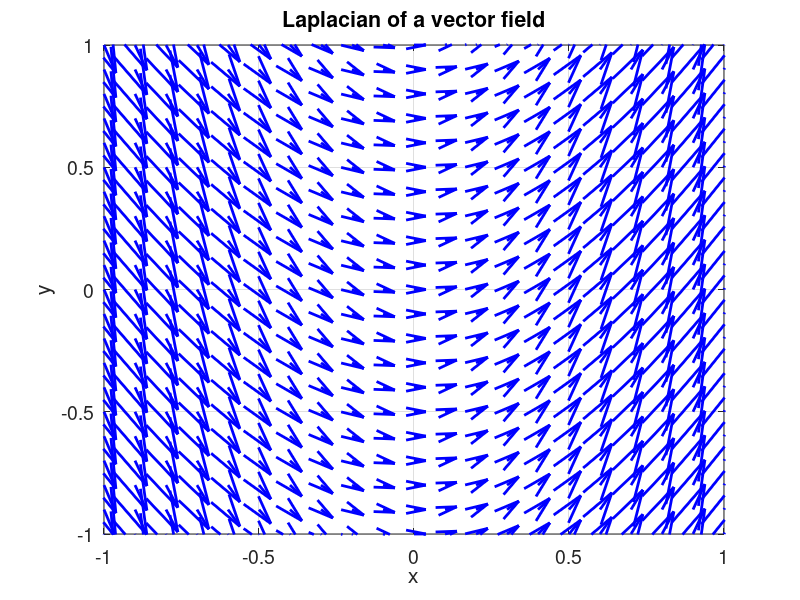
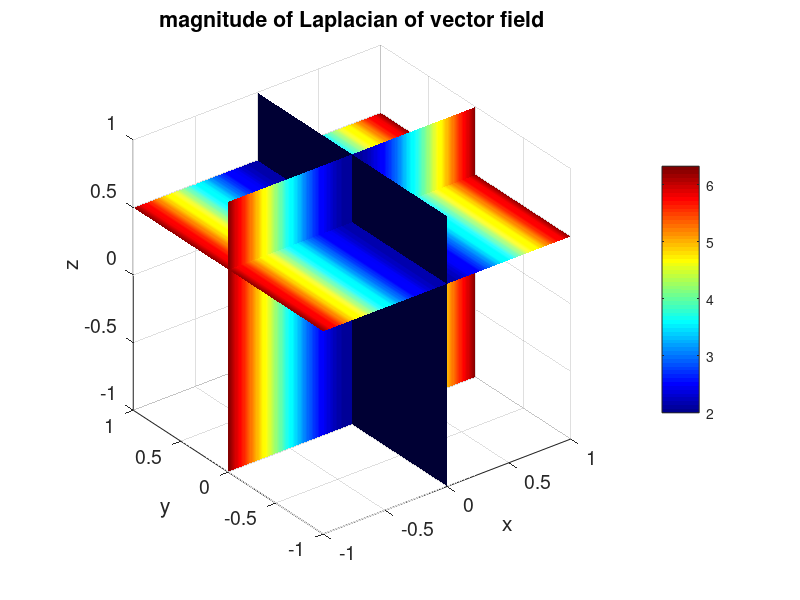

The MATLAB source for these figures, in order:
% cemDiff05.m
% 18 march 2016
% Ian Cooper
% School of Physics, University of Sydney
% https://d-arora.github.io/Doing-Physics-With-Matlab/

% CALCULATION OF THE LAPLACIAN
%     [2D] scalar function  flag == 1;
%     [3D] vector function  flag == 2;
   

clear all
close all
clc

tic

% =========================================================================
% INPUTS

% Number of grid points (integer)    N = 101 default value
    N = 201;
% Range for X, Y and Z values  [minX maxX minY maxY minZ maxZ]
    % XY = [-50 50 -50 50 -50 50 ];
     XY = [-1 1 -1 1 -1 1];
 % flag = 1 for scalar field f or flag = 2 for vector field (V(Vx Vy Vz)
    flag = 2;
 
% ========================================================================
if flag == 1;  % [2D] scalar function f
    
% CALCULATIONS  ----------------------------------------------------------   
% X and Y ranges
minX = XY(1); maxX = XY(2); minY  = XY(3); maxY = XY(4);
x = linspace(minX, maxX,N);
y = linspace(minY, maxY,N);
[xx, yy] = meshgrid(x,y);
hx = x(2)-x(1); hy = y(2)-y(1);

% Define scalar field f
       wLx = 50; wLy = 40;
       kx = 2*pi/wLx; ky = 2*pi/wLy;
       f = sin(kx.*xx) .* cos(ky.*yy);
%      f = xx.^2 + yy.^2;

% Laplacian
       del2f = del2(f,hx,hy)*4;
       

% GRAPHICS ---------------------------------------------------------------

figure(1); 
   set(gcf,'units','normalized','position',[0.2 0.2 0.5 0.4]);
   subplot(1,2,1);   % scalar function f
   zz = f;
   surf(xx,yy,zz);
   shading interp;
   colormap(summer)
   set(gca,'fontsize',14)
   axis square
   box on
   view(-19,55);
   title('[2D] scalar function  f(x,y)');
   xlabel('x'); ylabel('y'); zlabel('f'); 
  
   
   subplot(1,2,2)   %  Laplacian del2f  of scalar fucntion f 
   surf(xx,yy,del2f);
   shading interp;
   colormap(autumn)
   set(gca,'fontsize',14)
   axis square
   box on
   view(-19,55);
   title('[2D] Laplacian of f(x,y)');
   xlabel('x'); ylabel('y'); zlabel('del2f');
   colormap(autumn)
   set(gca,'fontsize',14);
   
else
    
% =======================================================================
% Laplacian of the vector field V    flag == 2;
% =======================================================================

% X and Y ranges
    minX  = XY(1); maxX = XY(2);
    minY  = XY(3); maxY = XY(4);
    minZ  = XY(5); maxZ = XY(6);

    x = linspace(minX, maxX,N);
    y = linspace(minY, maxY,N);
    z = linspace(minY, maxY,N);

    [xx, yy, zz] = meshgrid(x,y,z);
    hx = x(2)-x(1); hy = y(2)-y(1); hz = z(2)-z(1);

% Define vector field V
    Vxx = xx.^2;
    Vyy = 3 .* xx .* zz.^2;
    Vzz = -2 .* xx .* zz;
    
% Calculate Laplacian: X Y Z components / magnitude of vector    
    del2Vx = del2(Vxx,hx,hy,hz)*6;
    del2Vy = del2(Vyy,hx,hy,hz)*6;
    del2Vz = del2(Vzz,hx,hy,hz)*6;

    del2Vmag = sqrt(del2Vx.^2 + del2Vy.^2 + del2Vz.^2);
       
% GRAPHICS ---------------------------------------------------------------

 figure(3) % curl --------------------------------------------------------
    set(gcf,'units','normalized','position',[0.7 0.2 0.30 0.4]);
    % indices dx dy dz for slice plots in figures 1 and 3 
    dx = 1:10:N; dy  = dx;   dz = 76;
   
    % plot variable: p1 p2 p3 p4 p5 p6
    p1 = xx(dx,dy,dz); p2 = yy(dx,dy,dz); p3 = zz(dx,dy,dz); 
    p4 = del2Vx(dx,dy,dz); p5 = del2Vy(dx,dy,dz); p6 = del2Vz(dx,dy,dz); 
    
    h = quiver3(p1, p2, p3, p4, p5, p6);
    set(h,'color',[0 0 1],'linewidth', 2, 'MaxHeadSize',1);
    axis tight
    set(gca,'xLim',[minX, maxX]);
    set(gca,'yLim',[minY, maxY]);
    % set(gca,'zLim',[minZ, maxZ]);
    title('Laplacian of a vector field');
    xlabel('x'); ylabel('y'); zlabel('del2');
    set(gca,'fontsize',14)
    rotate3d 
    box on 
    view(0,90);
    
figure(4);  %  ---------------------------------------------------------
   set(gcf,'units','normalized','position',[0.38 0.2 0.3 0.4]);
   % INPUTS:  Hx Hy Hz slice places
   Hx = 0; Hy = 0; Hz = 0.5;
   h = slice(xx,yy,zz,del2Vmag,Hx,Hy,Hz);
   colormap jet
   shading interp
   daspect([1 1 1])
   axis tight
   camlight
   set([h(1),h(2)],'ambientstrength',0.6)
   colorbar;
   rotate3d;
   xlabel('x'); ylabel('y'); zlabel('z');
   title('magnitude of Laplacian of vector field');
   set(gca,'fontsize',14)  
   axis tight    

end

toc
